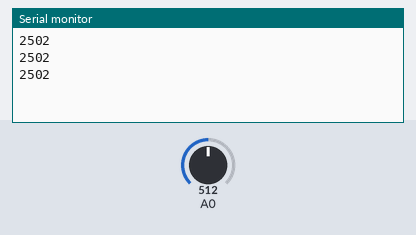
Bench run of a sketch on a simulated Arduino Uno, built with avr-gcc and run on an emulated ATmega328P. Parts: the last lines printed to the serial monitor. Inputs (shaded band) come from the test bench; at power-on: A0 = 512.

Above: at 1.3 s.
1.4 s: A0 set to 716
At 1.9 s:
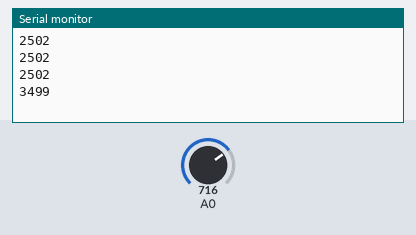
2.9 s: A0 set to 900
At 3.3 s:
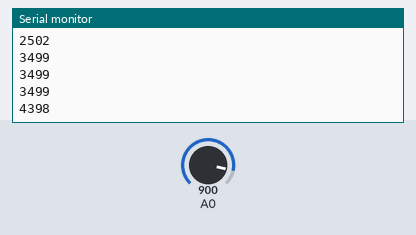
Timing chart, 0 to 5.9 s (numbered marks = the images above; inputs shaded):
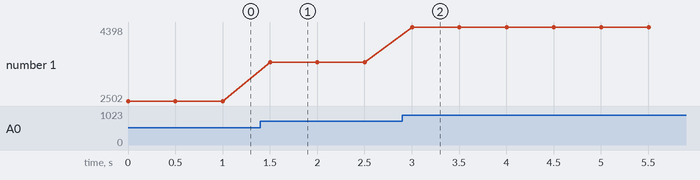

The sketch:

practicum2.6.3.ino
```cpp
void setup() {
  pinMode(A0, INPUT);
  Serial.begin(9600);
}

void loop() {
  int v = analogRead(A0);
  int voltage = map(v, 0, 1023, 0, 5000);
  Serial.println(voltage);
  delay(500);
}
```

Measured:
- after the input at 1.4 s, the serial monitor: prints a new line after 0.10 s (image 1)
- after the input at 2.9 s, the serial monitor: prints a new line after 0.10 s (image 2)
- plotted number 1: 2502 → 3499 after the input at 1.4 s, 3499 → 4398 after the input at 2.9 s
